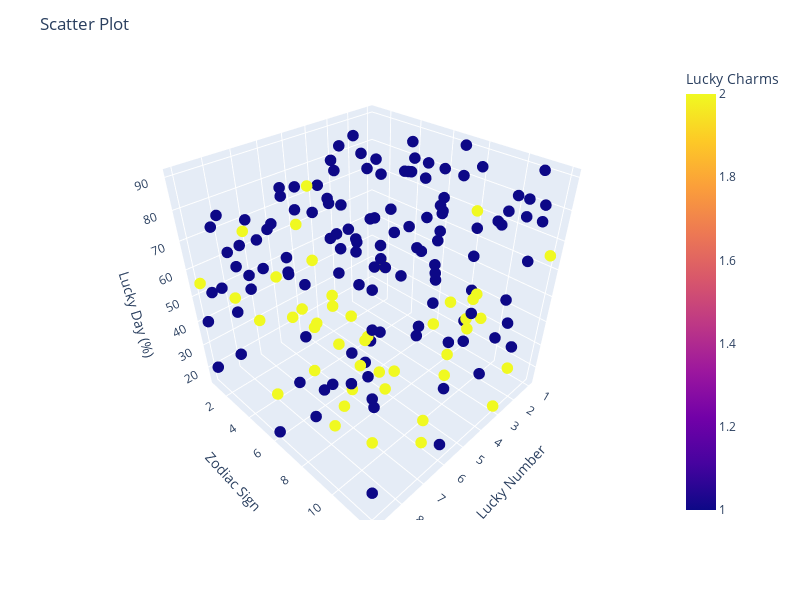

The notebook cell saved with this chart:
### Markdown cell above
The above graph gives me relationships between every two columns in the dataset.

### Code cell
fig = px.scatter_3d(df, x='Lucky Number', y='Zodiac Sign', z='Lucky Day (%)', color='Lucky Charms')
fig.update_layout(title='Scatter Plot', autosize=False , width=800, height=600)
fig.update_traces(marker_size = 4)
fig.show()

### Figure 1 — Plotly figure (JSON) as saved in the notebook; plotly's stock layout.template omitted (floating-point values rounded to 4 significant figures; data arrays with more than 128 entries replaced by an {"elided": "..."} marker saying what was removed)
{"data": [{"hovertemplate": "Lucky Number=%{x}<br>Zodiac Sign=%{y}<br>Lucky Day (%)=%{z}<br>Lucky Charms=%{marker.color}<extra></extra>", "legendgroup": "", "marker": {"color": {"elided": "323 int values"}, "coloraxis": "coloraxis", "size": 4, "symbol": "circle"}, "mode": "markers", "name": "", "scene": "scene", "showlegend": false, "type": "scatter3d", "x": {"elided": "323 int values"}, "y": {"elided": "323 int values"}, "z": {"elided": "323 int values"}}], "layout": {"autosize": false, "coloraxis": {"colorbar": {"title": {"text": "Lucky Charms"}}, "colorscale": [[0, "#0d0887"], [0.1111, "#46039f"], [0.2222, "#7201a8"], [0.3333, "#9c179e"], [0.4444, "#bd3786"], [0.5556, "#d8576b"], [0.6667, "#ed7953"], [0.7778, "#fb9f3a"], [0.8889, "#fdca26"], [1, "#f0f921"]]}, "height": 600, "legend": {"tracegroupgap": 0}, "margin": {"t": 60}, "scene": {"domain": {"x": [0, 1], "y": [0, 1]}, "xaxis": {"title": {"text": "Lucky Number"}}, "yaxis": {"title": {"text": "Zodiac Sign"}}, "zaxis": {"title": {"text": "Lucky Day (%)"}}}, "title": {"text": "Scatter Plot"}, "width": 800}}
